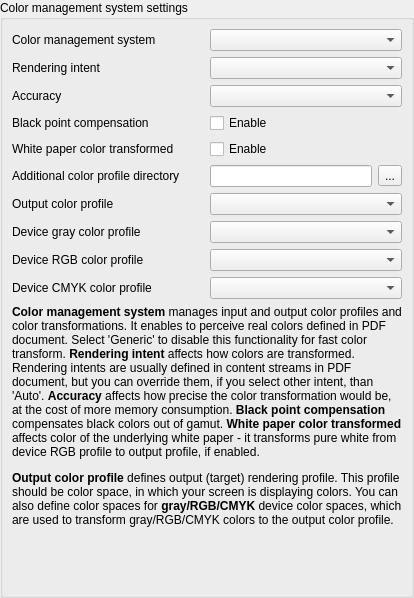
       <widget class="QWidget" name="cmsPage">
        <layout class="QVBoxLayout" name="cmsPageLayout">
         <property name="leftMargin">
          <number>0</number>
         </property>
         <property name="topMargin">
          <number>0</number>
         </property>
         <property name="rightMargin">
          <number>0</number>
         </property>
         <property name="bottomMargin">
          <number>0</number>
         </property>
         <item>
          <widget class="QGroupBox" name="cmsGroupBox">
           <property name="title">
            <string>Color management system settings</string>
           </property>
           <layout class="QVBoxLayout" name="verticalLayout_6">
            <item>
             <layout class="QGridLayout" name="cmsWidgetsLayout" columnstretch="1,1">
              <item row="7" column="0">
               <widget class="QLabel" name="cmsDeviceGrayColorProfileLabel">
                <property name="text">
                 <string>Device gray color profile</string>
                </property>
               </widget>
              </item>
              <item row="9" column="0">
               <widget class="QLabel" name="cmsDeviceCMYKColorProfileLabel">
                <property name="text">
                 <string>Device CMYK color profile</string>
                </property>
               </widget>
              </item>
              <item row="3" column="1">
               <widget class="QCheckBox" name="cmsIsBlackPointCompensationCheckBox">
                <property name="text">
                 <string>Enable</string>
                </property>
               </widget>
              </item>
              <item row="6" column="0">
               <widget class="QLabel" name="cmsOutputProfileLabel">
                <property name="text">
                 <string>Output color profile</string>
                </property>
               </widget>
              </item>
              <item row="3" column="0">
               <widget class="QLabel" name="cmsBlackPointCompensationLabel">
                <property name="text">
                 <string>Black point compensation</string>
                </property>
               </widget>
              </item>
              <item row="1" column="1">
               <widget class="QComboBox" name="cmsRenderingIntentComboBox"/>
              </item>
              <item row="2" column="1">
               <widget class="QComboBox" name="cmsAccuracyComboBox"/>
              </item>
              <item row="7" column="1">
               <widget class="QComboBox" name="cmsDeviceGrayColorProfileComboBox"/>
              </item>
              <item row="6" column="1">
               <widget class="QComboBox" name="cmsOutputColorProfileComboBox"/>
              </item>
              <item row="4" column="0">
               <widget class="QLabel" name="cmsWhitePaperColorTransformedLabel">
                <property name="text">
                 <string>White paper color transformed</string>
                </property>
               </widget>
              </item>
              <item row="8" column="1">
               <widget class="QComboBox" name="cmsDeviceRGBColorProfileComboBox"/>
              </item>
              <item row="1" column="0">
               <widget class="QLabel" name="cmsRenderingIntentLabel">
                <property name="text">
                 <string>Rendering intent</string>
                </property>
               </widget>
              </item>
              <item row="8" column="0">
               <widget class="QLabel" name="cmsDeviceRGBProfileLabel">
                <property name="text">
                 <string>Device RGB color profile</string>
                </property>
               </widget>
              </item>
              <item row="0" column="1">
               <widget class="QComboBox" name="cmsTypeComboBox"/>
              </item>
              <item row="2" column="0">
               <widget class="QLabel" name="cmsAccuracyLabel">
                <property name="text">
                 <string>Accuracy</string>
                </property>
               </widget>
              </item>
              <item row="4" column="1">
               <widget class="QCheckBox" name="cmsWhitePaperColorTransformedCheckBox">
                <property name="text">
                 <string>Enable</string>
                </property>
               </widget>
              </item>
              <item row="9" column="1">
               <widget class="QComboBox" name="cmsDeviceCMYKColorProfileComboBox"/>
              </item>
              <item row="0" column="0">
               <widget class="QLabel" name="cmsLabel">
                <property name="text">
                 <string>Color management system</string>
                </property>
               </widget>
              </item>
              <item row="5" column="0">
               <widget class="QLabel" name="cmsProfileDirectoryLabel">
                <property name="text">
                 <string>Additional color profile directory</string>
                </property>
               </widget>
              </item>
              <item row="5" column="1">
               <layout class="QHBoxLayout" name="cmsProfileDirectoryLayout">
                <item>
                 <widget class="QLineEdit" name="cmsProfileDirectoryEdit"/>
                </item>
                <item>
                 <widget class="QToolButton" name="cmsProfileDirectoryButton">
                  <property name="text">
                   <string>...</string>
                  </property>
                 </widget>
                </item>
               </layout>
              </item>
             </layout>
            </item>
            <item>
             <widget class="QLabel" name="cmsInfoLabel">
              <property name="text">
               <string>&lt;html&gt;&lt;head/&gt;&lt;body&gt;&lt;p&gt;&lt;span style=&quot; font-weight:600;&quot;&gt;Color management system &lt;/span&gt;manages input and output color profiles and color transformations. It enables to perceive real colors defined in PDF document. Select 'Generic' to disable this functionality for fast color transform. &lt;span style=&quot; font-weight:600;&quot;&gt;Rendering intent&lt;/span&gt; affects how colors are transformed. Rendering intents are usually defined in content streams in PDF document, but you can override them, if you select other intent, than 'Auto'. &lt;span style=&quot; font-weight:600;&quot;&gt;Accuracy &lt;/span&gt;affects how precise the color transformation would be, at the cost of more memory consumption. &lt;span style=&quot; font-weight:600;&quot;&gt;Black point compensation&lt;/span&gt; compensates black colors out of gamut. &lt;span style=&quot; font-weight:600;&quot;&gt;White paper color transformed &lt;/span&gt;affects color of the underlying white paper - it transforms pure white from device RGB profile to output profile, if enabled.&lt;/p&gt;&lt;p&gt;&lt;span style=&quot; font-weight:600;&quot;&gt;Output color profile&lt;/span&gt; defines output (target) rendering profile. This profile should be color space, in which your screen is displaying  colors. You can also define color spaces for &lt;span style=&quot; font-weight:600;&quot;&gt;gray/RGB/CMYK&lt;/span&gt; device color spaces, which are used to transform gray/RGB/CMYK colors to the output color profile.&lt;/p&gt;&lt;/body&gt;&lt;/html&gt;</string>
              </property>
              <property name="wordWrap">
               <bool>true</bool>
              </property>
             </widget>
            </item>
            <item>
             <spacer name="cmsVerticalSpacer">
              <property name="orientation">
               <enum>Qt::Vertical</enum>
              </property>
              <property name="sizeHint" stdset="0">
               <size>
                <width>20</width>
                <height>59</height>
               </size>
              </property>
             </spacer>
            </item>
           </layout>
          </widget>
         </item>
        </layout>
       </widget>
